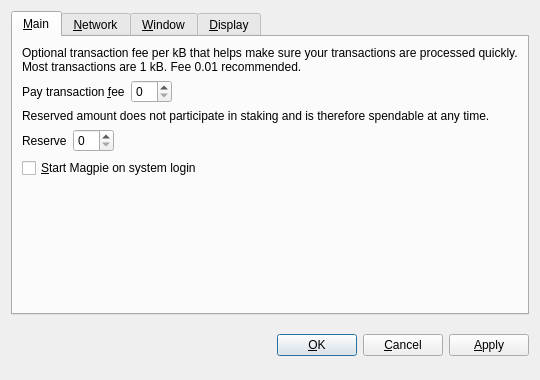
<?xml version="1.0" encoding="UTF-8"?>
<ui version="4.0">
 <class>OptionsDialog</class>
 <widget class="QDialog" name="OptionsDialog">
  <property name="geometry">
   <rect>
    <x>0</x>
    <y>0</y>
    <width>540</width>
    <height>380</height>
   </rect>
  </property>
  <property name="windowTitle">
   <string>Options</string>
  </property>
  <property name="modal">
   <bool>true</bool>
  </property>
  <layout class="QVBoxLayout" name="verticalLayout">
   <item>
    <widget class="QTabWidget" name="tabWidget">
     <property name="tabPosition">
      <enum>QTabWidget::North</enum>
     </property>
     <property name="currentIndex">
      <number>0</number>
     </property>
     <widget class="QWidget" name="tabMain">
      <attribute name="title">
       <string>&amp;Main</string>
      </attribute>
      <layout class="QVBoxLayout" name="verticalLayout_Main">
       <item>
        <widget class="QLabel" name="transactionFeeInfoLabel">
         <property name="text">
          <string>Optional transaction fee per kB that helps make sure your transactions are processed quickly. Most transactions are 1 kB. Fee 0.01 recommended.</string>
         </property>
         <property name="textFormat">
          <enum>Qt::PlainText</enum>
         </property>
         <property name="wordWrap">
          <bool>true</bool>
         </property>
        </widget>
       </item>
       <item>
        <layout class="QHBoxLayout" name="horizontalLayoutFee">
         <item>
          <widget class="QLabel" name="transactionFeeLabel">
           <property name="text">
            <string>Pay transaction &amp;fee</string>
           </property>
           <property name="textFormat">
            <enum>Qt::PlainText</enum>
           </property>
           <property name="buddy">
            <cstring>transactionFee</cstring>
           </property>
          </widget>
         </item>
         <item>
          <widget class="BitcoinAmountField" name="transactionFee"/>
         </item>
         <item>
          <spacer name="horizontalSpacerFee">
           <property name="orientation">
            <enum>Qt::Horizontal</enum>
           </property>
           <property name="sizeHint" stdset="0">
            <size>
             <width>40</width>
             <height>20</height>
            </size>
           </property>
          </spacer>
         </item>
        </layout>
       </item>
       <item>
        <widget class="QLabel" name="reserveBalanceInfoLabel">
         <property name="text">
          <string>Reserved amount does not participate in staking and is therefore spendable at any time.</string>
         </property>
         <property name="textFormat">
          <enum>Qt::PlainText</enum>
         </property>
         <property name="wordWrap">
          <bool>true</bool>
         </property>
        </widget>
       </item>
       <item>
        <layout class="QHBoxLayout" name="horizontalLayoutReserveBalance">
         <item>
          <widget class="QLabel" name="reserveBalanceLabel">
           <property name="text">
            <string>Reserve</string>
           </property>
           <property name="textFormat">
            <enum>Qt::PlainText</enum>
           </property>
           <property name="buddy">
            <cstring>reserveBalance</cstring>
           </property>
          </widget>
         </item>
         <item>
          <widget class="BitcoinAmountField" name="reserveBalance"/>
         </item>
         <item>
          <spacer name="horizontalSpacerReserveBalance">
           <property name="orientation">
            <enum>Qt::Horizontal</enum>
           </property>
           <property name="sizeHint" stdset="0">
            <size>
             <width>40</width>
             <height>20</height>
            </size>
           </property>
          </spacer>
         </item>
        </layout>
       </item>
       <item>
        <widget class="QCheckBox" name="bitcoinAtStartup">
         <property name="toolTip">
          <string>Automatically start Magpie after logging in to the system.</string>
         </property>
         <property name="text">
          <string>&amp;Start Magpie on system login</string>
         </property>
        </widget>
       </item>
       <item>
        <spacer name="verticalSpacer_Main">
         <property name="orientation">
          <enum>Qt::Vertical</enum>
         </property>
         <property name="sizeHint" stdset="0">
          <size>
           <width>20</width>
           <height>40</height>
          </size>
         </property>
        </spacer>
       </item>
      </layout>
     </widget>
     <widget class="QWidget" name="tabNetwork">
      <attribute name="title">
       <string>&amp;Network</string>
      </attribute>
      <layout class="QVBoxLayout" name="verticalLayout_Network">
       <item>
        <widget class="QCheckBox" name="mapPortUpnp">
         <property name="toolTip">
          <string>Automatically open the Magpie client port on the router. This only works when your router supports UPnP and it is enabled.</string>
         </property>
         <property name="text">
          <string>Map port using &amp;UPnP</string>
         </property>
        </widget>
       </item>
       <item>
        <widget class="QCheckBox" name="connectSocks">
         <property name="toolTip">
          <string>Connect to the Magpie network through a SOCKS proxy (e.g. when connecting through Tor).</string>
         </property>
         <property name="text">
          <string>&amp;Connect through SOCKS proxy:</string>
         </property>
        </widget>
       </item>
       <item>
        <layout class="QHBoxLayout" name="horizontalLayout_Network">
         <item>
          <widget class="QLabel" name="proxyIpLabel">
           <property name="text">
            <string>Proxy &amp;IP:</string>
           </property>
           <property name="textFormat">
            <enum>Qt::PlainText</enum>
           </property>
           <property name="buddy">
            <cstring>proxyIp</cstring>
           </property>
          </widget>
         </item>
         <item>
          <widget class="QValidatedLineEdit" name="proxyIp">
           <property name="maximumSize">
            <size>
             <width>140</width>
             <height>16777215</height>
            </size>
           </property>
           <property name="toolTip">
            <string>IP address of the proxy (e.g. 127.0.0.1)</string>
           </property>
          </widget>
         </item>
         <item>
          <widget class="QLabel" name="proxyPortLabel">
           <property name="text">
            <string>&amp;Port:</string>
           </property>
           <property name="textFormat">
            <enum>Qt::PlainText</enum>
           </property>
           <property name="buddy">
            <cstring>proxyPort</cstring>
           </property>
          </widget>
         </item>
         <item>
          <widget class="QLineEdit" name="proxyPort">
           <property name="maximumSize">
            <size>
             <width>55</width>
             <height>16777215</height>
            </size>
           </property>
           <property name="toolTip">
            <string>Port of the proxy (e.g. 9050)</string>
           </property>
          </widget>
         </item>
         <item>
          <widget class="QLabel" name="socksVersionLabel">
           <property name="text">
            <string>SOCKS &amp;Version:</string>
           </property>
           <property name="textFormat">
            <enum>Qt::PlainText</enum>
           </property>
           <property name="buddy">
            <cstring>socksVersion</cstring>
           </property>
          </widget>
         </item>
         <item>
          <widget class="QValueComboBox" name="socksVersion">
           <property name="toolTip">
            <string>SOCKS version of the proxy (e.g. 5)</string>
           </property>
          </widget>
         </item>
         <item>
          <spacer name="horizontalSpacer_Network">
           <property name="orientation">
            <enum>Qt::Horizontal</enum>
           </property>
           <property name="sizeHint" stdset="0">
            <size>
             <width>40</width>
             <height>20</height>
            </size>
           </property>
          </spacer>
         </item>
        </layout>
       </item>
       <item>
        <spacer name="verticalSpacer_Network">
         <property name="orientation">
          <enum>Qt::Vertical</enum>
         </property>
         <property name="sizeHint" stdset="0">
          <size>
           <width>20</width>
           <height>40</height>
          </size>
         </property>
        </spacer>
       </item>
      </layout>
     </widget>
     <widget class="QWidget" name="tabWindow">
      <attribute name="title">
       <string>&amp;Window</string>
      </attribute>
      <layout class="QVBoxLayout" name="verticalLayout_Window">
       <item>
        <widget class="QCheckBox" name="minimizeToTray">
         <property name="toolTip">
          <string>Show only a tray icon after minimizing the window.</string>
         </property>
         <property name="text">
          <string>&amp;Minimize to the tray instead of the taskbar</string>
         </property>
        </widget>
       </item>
       <item>
        <widget class="QCheckBox" name="minimizeOnClose">
         <property name="toolTip">
          <string>Minimize instead of exit the application when the window is closed. When this option is enabled, the application will be closed only after selecting Quit in the menu.</string>
         </property>
         <property name="text">
          <string>M&amp;inimize on close</string>
         </property>
        </widget>
       </item>
       <item>
        <spacer name="verticalSpacer_Window">
         <property name="orientation">
          <enum>Qt::Vertical</enum>
         </property>
         <property name="sizeHint" stdset="0">
          <size>
           <width>20</width>
           <height>40</height>
          </size>
         </property>
        </spacer>
       </item>
      </layout>
     </widget>
     <widget class="QWidget" name="tabDisplay">
      <attribute name="title">
       <string>&amp;Display</string>
      </attribute>
      <layout class="QVBoxLayout" name="verticalLayout_Display">
       <item>
        <layout class="QHBoxLayout" name="horizontalLayout_1_Display">
         <item>
          <widget class="QLabel" name="langLabel">
           <property name="text">
            <string>User Interface &amp;language:</string>
           </property>
           <property name="textFormat">
            <enum>Qt::PlainText</enum>
           </property>
           <property name="buddy">
            <cstring>lang</cstring>
           </property>
          </widget>
         </item>
         <item>
          <widget class="QValueComboBox" name="lang">
           <property name="toolTip">
            <string>The user interface language can be set here. This setting will take effect after restarting Magpie.</string>
           </property>
          </widget>
         </item>
        </layout>
       </item>
       <item>
        <layout class="QHBoxLayout" name="horizontalLayout_2_Display">
         <item>
          <widget class="QLabel" name="unitLabel">
           <property name="text">
            <string>&amp;Unit to show amounts in:</string>
           </property>
           <property name="textFormat">
            <enum>Qt::PlainText</enum>
           </property>
           <property name="buddy">
            <cstring>unit</cstring>
           </property>
          </widget>
         </item>
         <item>
          <widget class="QValueComboBox" name="unit">
           <property name="toolTip">
            <string>Choose the default subdivision unit to show in the interface and when sending coins.</string>
           </property>
          </widget>
         </item>
        </layout>
       </item>
       <item>
        <widget class="QCheckBox" name="displayAddresses">
         <property name="toolTip">
          <string>Whether to show Magpie addresses in the transaction list or not.</string>
         </property>
         <property name="text">
          <string>&amp;Display addresses in transaction list</string>
         </property>
        </widget>
       </item>
       <item>
        <widget class="QCheckBox" name="coinControlFeatures">
         <property name="toolTip">
          <string>Whether to show coin control features or not.</string>
         </property>
         <property name="text">
          <string>Display coin &amp;control features (experts only!)</string>
         </property>
        </widget>
       </item>
       <item>
        <spacer name="verticalSpacer_Display">
         <property name="orientation">
          <enum>Qt::Vertical</enum>
         </property>
         <property name="sizeHint" stdset="0">
          <size>
           <width>20</width>
           <height>40</height>
          </size>
         </property>
        </spacer>
       </item>
      </layout>
     </widget>
    </widget>
   </item>
   <item>
    <layout class="QHBoxLayout" name="horizontalLayout_Buttons">
     <item>
      <spacer name="horizontalSpacer_1">
       <property name="orientation">
        <enum>Qt::Horizontal</enum>
       </property>
       <property name="sizeHint" stdset="0">
        <size>
         <width>40</width>
         <height>48</height>
        </size>
       </property>
      </spacer>
     </item>
     <item>
      <widget class="QLabel" name="statusLabel">
       <property name="font">
        <font>
         <weight>75</weight>
         <bold>true</bold>
        </font>
       </property>
       <property name="text">
        <string/>
       </property>
       <property name="textFormat">
        <enum>Qt::PlainText</enum>
       </property>
       <property name="wordWrap">
        <bool>true</bool>
       </property>
      </widget>
     </item>
     <item>
      <spacer name="horizontalSpacer_2">
       <property name="orientation">
        <enum>Qt::Horizontal</enum>
       </property>
       <property name="sizeHint" stdset="0">
        <size>
         <width>40</width>
         <height>48</height>
        </size>
       </property>
      </spacer>
     </item>
     <item>
      <widget class="QPushButton" name="okButton">
       <property name="text">
        <string>&amp;OK</string>
       </property>
      </widget>
     </item>
     <item>
      <widget class="QPushButton" name="cancelButton">
       <property name="text">
        <string>&amp;Cancel</string>
       </property>
       <property name="autoDefault">
        <bool>false</bool>
       </property>
      </widget>
     </item>
     <item>
      <widget class="QPushButton" name="applyButton">
       <property name="text">
        <string>&amp;Apply</string>
       </property>
       <property name="autoDefault">
        <bool>false</bool>
       </property>
      </widget>
     </item>
    </layout>
   </item>
  </layout>
 </widget>
 <customwidgets>
  <customwidget>
   <class>BitcoinAmountField</class>
   <extends>QSpinBox</extends>
   <header>bitcoinamountfield.h</header>
  </customwidget>
  <customwidget>
   <class>QValueComboBox</class>
   <extends>QComboBox</extends>
   <header>qvaluecombobox.h</header>
  </customwidget>
  <customwidget>
   <class>QValidatedLineEdit</class>
   <extends>QLineEdit</extends>
   <header>qvalidatedlineedit.h</header>
  </customwidget>
 </customwidgets>
 <resources/>
 <connections/>
</ui>
